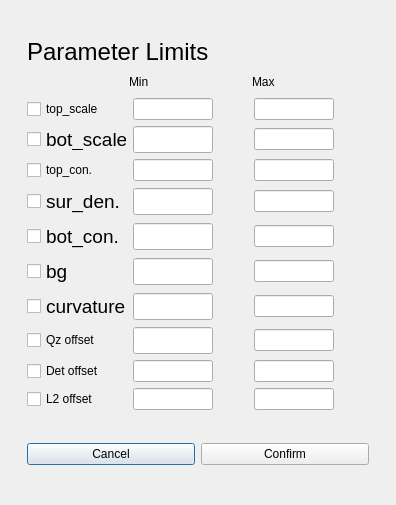
<?xml version="1.0" encoding="UTF-8"?>
<ui version="4.0">
 <class>Dialog</class>
 <widget class="QDialog" name="Dialog">
  <property name="geometry">
   <rect>
    <x>0</x>
    <y>0</y>
    <width>396</width>
    <height>505</height>
   </rect>
  </property>
  <property name="windowTitle">
   <string>Dialog</string>
  </property>
  <layout class="QGridLayout" name="gridLayout">
   <item row="0" column="0">
    <layout class="QVBoxLayout" name="verticalLayout_4">
     <property name="spacing">
      <number>-1</number>
     </property>
     <property name="sizeConstraint">
      <enum>QLayout::SetMaximumSize</enum>
     </property>
     <item>
      <widget class="QLabel" name="label_26">
       <property name="sizePolicy">
        <sizepolicy hsizetype="Preferred" vsizetype="Fixed">
         <horstretch>0</horstretch>
         <verstretch>0</verstretch>
        </sizepolicy>
       </property>
       <property name="minimumSize">
        <size>
         <width>0</width>
         <height>25</height>
        </size>
       </property>
       <property name="text">
        <string>&lt;html&gt;&lt;head/&gt;&lt;body&gt;&lt;p&gt;&lt;span style=&quot; font-size:18pt;&quot;&gt;Parameter Limits&lt;/span&gt;&lt;/p&gt;&lt;/body&gt;&lt;/html&gt;</string>
       </property>
      </widget>
     </item>
     <item>
      <layout class="QHBoxLayout" name="horizontalLayout_7">
       <item>
        <spacer name="horizontalSpacer_24">
         <property name="orientation">
          <enum>Qt::Horizontal</enum>
         </property>
         <property name="sizeType">
          <enum>QSizePolicy::Fixed</enum>
         </property>
         <property name="sizeHint" stdset="0">
          <size>
           <width>100</width>
           <height>20</height>
          </size>
         </property>
        </spacer>
       </item>
       <item>
        <widget class="QLabel" name="label_7">
         <property name="sizePolicy">
          <sizepolicy hsizetype="Fixed" vsizetype="Fixed">
           <horstretch>0</horstretch>
           <verstretch>0</verstretch>
          </sizepolicy>
         </property>
         <property name="minimumSize">
          <size>
           <width>80</width>
           <height>0</height>
          </size>
         </property>
         <property name="maximumSize">
          <size>
           <width>80</width>
           <height>16777215</height>
          </size>
         </property>
         <property name="text">
          <string>Min</string>
         </property>
        </widget>
       </item>
       <item>
        <spacer name="horizontalSpacer_20">
         <property name="orientation">
          <enum>Qt::Horizontal</enum>
         </property>
         <property name="sizeType">
          <enum>QSizePolicy::Fixed</enum>
         </property>
         <property name="sizeHint" stdset="0">
          <size>
           <width>35</width>
           <height>20</height>
          </size>
         </property>
        </spacer>
       </item>
       <item>
        <widget class="QLabel" name="label_2">
         <property name="sizePolicy">
          <sizepolicy hsizetype="Fixed" vsizetype="Fixed">
           <horstretch>0</horstretch>
           <verstretch>0</verstretch>
          </sizepolicy>
         </property>
         <property name="minimumSize">
          <size>
           <width>80</width>
           <height>0</height>
          </size>
         </property>
         <property name="maximumSize">
          <size>
           <width>80</width>
           <height>16777215</height>
          </size>
         </property>
         <property name="text">
          <string>Max</string>
         </property>
        </widget>
       </item>
       <item>
        <spacer name="horizontalSpacer_3">
         <property name="orientation">
          <enum>Qt::Horizontal</enum>
         </property>
         <property name="sizeType">
          <enum>QSizePolicy::Fixed</enum>
         </property>
         <property name="sizeHint" stdset="0">
          <size>
           <width>35</width>
           <height>20</height>
          </size>
         </property>
        </spacer>
       </item>
      </layout>
     </item>
     <item>
      <layout class="QHBoxLayout" name="horizontalLayout_19">
       <item>
        <widget class="QCheckBox" name="flutopscaleCB">
         <property name="sizePolicy">
          <sizepolicy hsizetype="Fixed" vsizetype="Fixed">
           <horstretch>0</horstretch>
           <verstretch>0</verstretch>
          </sizepolicy>
         </property>
         <property name="minimumSize">
          <size>
           <width>95</width>
           <height>0</height>
          </size>
         </property>
         <property name="maximumSize">
          <size>
           <width>100</width>
           <height>16777215</height>
          </size>
         </property>
         <property name="text">
          <string>top_scale</string>
         </property>
         <property name="checked">
          <bool>false</bool>
         </property>
        </widget>
       </item>
       <item>
        <widget class="QLineEdit" name="mintopscaleLE">
         <property name="sizePolicy">
          <sizepolicy hsizetype="Fixed" vsizetype="Fixed">
           <horstretch>0</horstretch>
           <verstretch>0</verstretch>
          </sizepolicy>
         </property>
         <property name="minimumSize">
          <size>
           <width>80</width>
           <height>0</height>
          </size>
         </property>
         <property name="maximumSize">
          <size>
           <width>80</width>
           <height>16777215</height>
          </size>
         </property>
         <property name="text">
          <string/>
         </property>
        </widget>
       </item>
       <item>
        <spacer name="horizontalSpacer_17">
         <property name="orientation">
          <enum>Qt::Horizontal</enum>
         </property>
         <property name="sizeType">
          <enum>QSizePolicy::Fixed</enum>
         </property>
         <property name="sizeHint" stdset="0">
          <size>
           <width>35</width>
           <height>20</height>
          </size>
         </property>
        </spacer>
       </item>
       <item>
        <widget class="QLineEdit" name="maxtopscaleLE">
         <property name="sizePolicy">
          <sizepolicy hsizetype="Fixed" vsizetype="Fixed">
           <horstretch>0</horstretch>
           <verstretch>0</verstretch>
          </sizepolicy>
         </property>
         <property name="minimumSize">
          <size>
           <width>80</width>
           <height>0</height>
          </size>
         </property>
         <property name="maximumSize">
          <size>
           <width>80</width>
           <height>16777215</height>
          </size>
         </property>
        </widget>
       </item>
       <item>
        <spacer name="horizontalSpacer">
         <property name="orientation">
          <enum>Qt::Horizontal</enum>
         </property>
         <property name="sizeType">
          <enum>QSizePolicy::Fixed</enum>
         </property>
         <property name="sizeHint" stdset="0">
          <size>
           <width>35</width>
           <height>20</height>
          </size>
         </property>
        </spacer>
       </item>
      </layout>
     </item>
     <item>
      <layout class="QHBoxLayout" name="horizontalLayout_39">
       <property name="spacing">
        <number>-1</number>
       </property>
       <item>
        <widget class="QCheckBox" name="flubotscaleCB">
         <property name="sizePolicy">
          <sizepolicy hsizetype="Fixed" vsizetype="Fixed">
           <horstretch>0</horstretch>
           <verstretch>0</verstretch>
          </sizepolicy>
         </property>
         <property name="minimumSize">
          <size>
           <width>95</width>
           <height>0</height>
          </size>
         </property>
         <property name="maximumSize">
          <size>
           <width>100</width>
           <height>21</height>
          </size>
         </property>
         <property name="font">
          <font>
           <pointsize>14</pointsize>
          </font>
         </property>
         <property name="text">
          <string>bot_scale</string>
         </property>
         <property name="checked">
          <bool>false</bool>
         </property>
        </widget>
       </item>
       <item>
        <widget class="QLineEdit" name="minbotscaleLE">
         <property name="sizePolicy">
          <sizepolicy hsizetype="Fixed" vsizetype="Fixed">
           <horstretch>0</horstretch>
           <verstretch>0</verstretch>
          </sizepolicy>
         </property>
         <property name="minimumSize">
          <size>
           <width>80</width>
           <height>0</height>
          </size>
         </property>
         <property name="maximumSize">
          <size>
           <width>80</width>
           <height>16777215</height>
          </size>
         </property>
         <property name="font">
          <font>
           <pointsize>12</pointsize>
          </font>
         </property>
         <property name="text">
          <string/>
         </property>
        </widget>
       </item>
       <item>
        <spacer name="horizontalSpacer_18">
         <property name="orientation">
          <enum>Qt::Horizontal</enum>
         </property>
         <property name="sizeType">
          <enum>QSizePolicy::Fixed</enum>
         </property>
         <property name="sizeHint" stdset="0">
          <size>
           <width>35</width>
           <height>20</height>
          </size>
         </property>
        </spacer>
       </item>
       <item>
        <widget class="QLineEdit" name="maxbotscaleLE">
         <property name="sizePolicy">
          <sizepolicy hsizetype="Fixed" vsizetype="Fixed">
           <horstretch>0</horstretch>
           <verstretch>0</verstretch>
          </sizepolicy>
         </property>
         <property name="minimumSize">
          <size>
           <width>80</width>
           <height>0</height>
          </size>
         </property>
         <property name="maximumSize">
          <size>
           <width>80</width>
           <height>16777215</height>
          </size>
         </property>
        </widget>
       </item>
       <item>
        <spacer name="horizontalSpacer_2">
         <property name="orientation">
          <enum>Qt::Horizontal</enum>
         </property>
         <property name="sizeType">
          <enum>QSizePolicy::Fixed</enum>
         </property>
         <property name="sizeHint" stdset="0">
          <size>
           <width>35</width>
           <height>20</height>
          </size>
         </property>
        </spacer>
       </item>
      </layout>
     </item>
     <item>
      <layout class="QHBoxLayout" name="horizontalLayout_9">
       <item>
        <widget class="QCheckBox" name="flutopbulkCB">
         <property name="sizePolicy">
          <sizepolicy hsizetype="Fixed" vsizetype="Fixed">
           <horstretch>0</horstretch>
           <verstretch>0</verstretch>
          </sizepolicy>
         </property>
         <property name="minimumSize">
          <size>
           <width>95</width>
           <height>0</height>
          </size>
         </property>
         <property name="maximumSize">
          <size>
           <width>100</width>
           <height>16777215</height>
          </size>
         </property>
         <property name="text">
          <string>top_con.</string>
         </property>
         <property name="checked">
          <bool>false</bool>
         </property>
        </widget>
       </item>
       <item>
        <widget class="QLineEdit" name="mintopbulkLE">
         <property name="sizePolicy">
          <sizepolicy hsizetype="Fixed" vsizetype="Fixed">
           <horstretch>0</horstretch>
           <verstretch>0</verstretch>
          </sizepolicy>
         </property>
         <property name="minimumSize">
          <size>
           <width>80</width>
           <height>0</height>
          </size>
         </property>
         <property name="maximumSize">
          <size>
           <width>80</width>
           <height>16777215</height>
          </size>
         </property>
         <property name="text">
          <string/>
         </property>
        </widget>
       </item>
       <item>
        <spacer name="horizontalSpacer_4">
         <property name="orientation">
          <enum>Qt::Horizontal</enum>
         </property>
         <property name="sizeType">
          <enum>QSizePolicy::Fixed</enum>
         </property>
         <property name="sizeHint" stdset="0">
          <size>
           <width>35</width>
           <height>20</height>
          </size>
         </property>
        </spacer>
       </item>
       <item>
        <widget class="QLineEdit" name="maxtopbulkLE">
         <property name="sizePolicy">
          <sizepolicy hsizetype="Fixed" vsizetype="Fixed">
           <horstretch>0</horstretch>
           <verstretch>0</verstretch>
          </sizepolicy>
         </property>
         <property name="minimumSize">
          <size>
           <width>80</width>
           <height>0</height>
          </size>
         </property>
         <property name="maximumSize">
          <size>
           <width>80</width>
           <height>16777215</height>
          </size>
         </property>
        </widget>
       </item>
       <item>
        <spacer name="horizontalSpacer_21">
         <property name="orientation">
          <enum>Qt::Horizontal</enum>
         </property>
         <property name="sizeType">
          <enum>QSizePolicy::Fixed</enum>
         </property>
         <property name="sizeHint" stdset="0">
          <size>
           <width>35</width>
           <height>20</height>
          </size>
         </property>
        </spacer>
       </item>
      </layout>
     </item>
     <item>
      <layout class="QHBoxLayout" name="horizontalLayout_13">
       <item>
        <widget class="QCheckBox" name="flusurdCB">
         <property name="sizePolicy">
          <sizepolicy hsizetype="Fixed" vsizetype="Fixed">
           <horstretch>0</horstretch>
           <verstretch>0</verstretch>
          </sizepolicy>
         </property>
         <property name="minimumSize">
          <size>
           <width>95</width>
           <height>0</height>
          </size>
         </property>
         <property name="maximumSize">
          <size>
           <width>100</width>
           <height>16777215</height>
          </size>
         </property>
         <property name="font">
          <font>
           <pointsize>14</pointsize>
          </font>
         </property>
         <property name="text">
          <string>sur_den.</string>
         </property>
         <property name="checked">
          <bool>false</bool>
         </property>
        </widget>
       </item>
       <item>
        <widget class="QLineEdit" name="minsurdLE">
         <property name="sizePolicy">
          <sizepolicy hsizetype="Fixed" vsizetype="Fixed">
           <horstretch>0</horstretch>
           <verstretch>0</verstretch>
          </sizepolicy>
         </property>
         <property name="minimumSize">
          <size>
           <width>80</width>
           <height>0</height>
          </size>
         </property>
         <property name="maximumSize">
          <size>
           <width>80</width>
           <height>16777215</height>
          </size>
         </property>
         <property name="font">
          <font>
           <pointsize>12</pointsize>
          </font>
         </property>
         <property name="text">
          <string/>
         </property>
        </widget>
       </item>
       <item>
        <spacer name="horizontalSpacer_11">
         <property name="orientation">
          <enum>Qt::Horizontal</enum>
         </property>
         <property name="sizeType">
          <enum>QSizePolicy::Fixed</enum>
         </property>
         <property name="sizeHint" stdset="0">
          <size>
           <width>35</width>
           <height>20</height>
          </size>
         </property>
        </spacer>
       </item>
       <item>
        <widget class="QLineEdit" name="maxsurdLE">
         <property name="sizePolicy">
          <sizepolicy hsizetype="Fixed" vsizetype="Fixed">
           <horstretch>0</horstretch>
           <verstretch>0</verstretch>
          </sizepolicy>
         </property>
         <property name="minimumSize">
          <size>
           <width>80</width>
           <height>0</height>
          </size>
         </property>
         <property name="maximumSize">
          <size>
           <width>80</width>
           <height>16777215</height>
          </size>
         </property>
        </widget>
       </item>
       <item>
        <spacer name="horizontalSpacer_22">
         <property name="orientation">
          <enum>Qt::Horizontal</enum>
         </property>
         <property name="sizeType">
          <enum>QSizePolicy::Fixed</enum>
         </property>
         <property name="sizeHint" stdset="0">
          <size>
           <width>35</width>
           <height>20</height>
          </size>
         </property>
        </spacer>
       </item>
      </layout>
     </item>
     <item>
      <layout class="QHBoxLayout" name="horizontalLayout_6">
       <item>
        <widget class="QCheckBox" name="flubotbulkCB">
         <property name="sizePolicy">
          <sizepolicy hsizetype="Fixed" vsizetype="Fixed">
           <horstretch>0</horstretch>
           <verstretch>0</verstretch>
          </sizepolicy>
         </property>
         <property name="minimumSize">
          <size>
           <width>95</width>
           <height>0</height>
          </size>
         </property>
         <property name="maximumSize">
          <size>
           <width>100</width>
           <height>16777215</height>
          </size>
         </property>
         <property name="font">
          <font>
           <pointsize>14</pointsize>
          </font>
         </property>
         <property name="text">
          <string>bot_con.</string>
         </property>
         <property name="checked">
          <bool>false</bool>
         </property>
        </widget>
       </item>
       <item>
        <widget class="QLineEdit" name="minbotbulkLE">
         <property name="sizePolicy">
          <sizepolicy hsizetype="Fixed" vsizetype="Fixed">
           <horstretch>0</horstretch>
           <verstretch>0</verstretch>
          </sizepolicy>
         </property>
         <property name="minimumSize">
          <size>
           <width>80</width>
           <height>0</height>
          </size>
         </property>
         <property name="maximumSize">
          <size>
           <width>80</width>
           <height>16777215</height>
          </size>
         </property>
         <property name="font">
          <font>
           <pointsize>12</pointsize>
          </font>
         </property>
         <property name="text">
          <string/>
         </property>
        </widget>
       </item>
       <item>
        <spacer name="horizontalSpacer_12">
         <property name="orientation">
          <enum>Qt::Horizontal</enum>
         </property>
         <property name="sizeType">
          <enum>QSizePolicy::Fixed</enum>
         </property>
         <property name="sizeHint" stdset="0">
          <size>
           <width>35</width>
           <height>20</height>
          </size>
         </property>
        </spacer>
       </item>
       <item>
        <widget class="QLineEdit" name="maxbotbulkLE">
         <property name="sizePolicy">
          <sizepolicy hsizetype="Fixed" vsizetype="Fixed">
           <horstretch>0</horstretch>
           <verstretch>0</verstretch>
          </sizepolicy>
         </property>
         <property name="minimumSize">
          <size>
           <width>80</width>
           <height>0</height>
          </size>
         </property>
         <property name="maximumSize">
          <size>
           <width>80</width>
           <height>16777215</height>
          </size>
         </property>
        </widget>
       </item>
       <item>
        <spacer name="horizontalSpacer_23">
         <property name="orientation">
          <enum>Qt::Horizontal</enum>
         </property>
         <property name="sizeType">
          <enum>QSizePolicy::Fixed</enum>
         </property>
         <property name="sizeHint" stdset="0">
          <size>
           <width>35</width>
           <height>20</height>
          </size>
         </property>
        </spacer>
       </item>
      </layout>
     </item>
     <item>
      <layout class="QHBoxLayout" name="horizontalLayout_10">
       <item>
        <widget class="QCheckBox" name="flubgCB">
         <property name="sizePolicy">
          <sizepolicy hsizetype="Minimum" vsizetype="Fixed">
           <horstretch>0</horstretch>
           <verstretch>0</verstretch>
          </sizepolicy>
         </property>
         <property name="minimumSize">
          <size>
           <width>100</width>
           <height>0</height>
          </size>
         </property>
         <property name="maximumSize">
          <size>
           <width>100</width>
           <height>16777215</height>
          </size>
         </property>
         <property name="font">
          <font>
           <pointsize>14</pointsize>
          </font>
         </property>
         <property name="text">
          <string>bg</string>
         </property>
         <property name="checked">
          <bool>false</bool>
         </property>
        </widget>
       </item>
       <item>
        <widget class="QLineEdit" name="minbgLE">
         <property name="sizePolicy">
          <sizepolicy hsizetype="Fixed" vsizetype="Fixed">
           <horstretch>0</horstretch>
           <verstretch>0</verstretch>
          </sizepolicy>
         </property>
         <property name="minimumSize">
          <size>
           <width>80</width>
           <height>0</height>
          </size>
         </property>
         <property name="maximumSize">
          <size>
           <width>80</width>
           <height>16777215</height>
          </size>
         </property>
         <property name="font">
          <font>
           <pointsize>12</pointsize>
          </font>
         </property>
         <property name="text">
          <string/>
         </property>
        </widget>
       </item>
       <item>
        <spacer name="horizontalSpacer_19">
         <property name="orientation">
          <enum>Qt::Horizontal</enum>
         </property>
         <property name="sizeType">
          <enum>QSizePolicy::Fixed</enum>
         </property>
         <property name="sizeHint" stdset="0">
          <size>
           <width>35</width>
           <height>20</height>
          </size>
         </property>
        </spacer>
       </item>
       <item>
        <widget class="QLineEdit" name="maxbgLE">
         <property name="sizePolicy">
          <sizepolicy hsizetype="Fixed" vsizetype="Fixed">
           <horstretch>0</horstretch>
           <verstretch>0</verstretch>
          </sizepolicy>
         </property>
         <property name="minimumSize">
          <size>
           <width>80</width>
           <height>0</height>
          </size>
         </property>
         <property name="maximumSize">
          <size>
           <width>80</width>
           <height>16777215</height>
          </size>
         </property>
        </widget>
       </item>
       <item>
        <spacer name="horizontalSpacer_25">
         <property name="orientation">
          <enum>Qt::Horizontal</enum>
         </property>
         <property name="sizeType">
          <enum>QSizePolicy::Fixed</enum>
         </property>
         <property name="sizeHint" stdset="0">
          <size>
           <width>35</width>
           <height>20</height>
          </size>
         </property>
        </spacer>
       </item>
      </layout>
     </item>
     <item>
      <layout class="QHBoxLayout" name="horizontalLayout_14">
       <item>
        <widget class="QCheckBox" name="flucurvCB">
         <property name="sizePolicy">
          <sizepolicy hsizetype="Fixed" vsizetype="Fixed">
           <horstretch>0</horstretch>
           <verstretch>0</verstretch>
          </sizepolicy>
         </property>
         <property name="minimumSize">
          <size>
           <width>100</width>
           <height>0</height>
          </size>
         </property>
         <property name="maximumSize">
          <size>
           <width>100</width>
           <height>16777215</height>
          </size>
         </property>
         <property name="font">
          <font>
           <pointsize>14</pointsize>
          </font>
         </property>
         <property name="text">
          <string>curvature</string>
         </property>
        </widget>
       </item>
       <item>
        <widget class="QLineEdit" name="mincurvLE">
         <property name="sizePolicy">
          <sizepolicy hsizetype="Fixed" vsizetype="Fixed">
           <horstretch>0</horstretch>
           <verstretch>0</verstretch>
          </sizepolicy>
         </property>
         <property name="minimumSize">
          <size>
           <width>80</width>
           <height>0</height>
          </size>
         </property>
         <property name="maximumSize">
          <size>
           <width>80</width>
           <height>16777215</height>
          </size>
         </property>
         <property name="font">
          <font>
           <pointsize>12</pointsize>
          </font>
         </property>
         <property name="text">
          <string/>
         </property>
        </widget>
       </item>
       <item>
        <spacer name="horizontalSpacer_13">
         <property name="orientation">
          <enum>Qt::Horizontal</enum>
         </property>
         <property name="sizeType">
          <enum>QSizePolicy::Fixed</enum>
         </property>
         <property name="sizeHint" stdset="0">
          <size>
           <width>35</width>
           <height>20</height>
          </size>
         </property>
        </spacer>
       </item>
       <item>
        <widget class="QLineEdit" name="maxcurvLE">
         <property name="sizePolicy">
          <sizepolicy hsizetype="Fixed" vsizetype="Fixed">
           <horstretch>0</horstretch>
           <verstretch>0</verstretch>
          </sizepolicy>
         </property>
         <property name="minimumSize">
          <size>
           <width>80</width>
           <height>0</height>
          </size>
         </property>
         <property name="maximumSize">
          <size>
           <width>80</width>
           <height>16777215</height>
          </size>
         </property>
        </widget>
       </item>
       <item>
        <spacer name="horizontalSpacer_26">
         <property name="orientation">
          <enum>Qt::Horizontal</enum>
         </property>
         <property name="sizeType">
          <enum>QSizePolicy::Fixed</enum>
         </property>
         <property name="sizeHint" stdset="0">
          <size>
           <width>35</width>
           <height>20</height>
          </size>
         </property>
        </spacer>
       </item>
      </layout>
     </item>
     <item>
      <layout class="QHBoxLayout" name="horizontalLayout_11">
       <item>
        <widget class="QCheckBox" name="fluqoffCB">
         <property name="sizePolicy">
          <sizepolicy hsizetype="Fixed" vsizetype="Fixed">
           <horstretch>0</horstretch>
           <verstretch>0</verstretch>
          </sizepolicy>
         </property>
         <property name="minimumSize">
          <size>
           <width>100</width>
           <height>0</height>
          </size>
         </property>
         <property name="maximumSize">
          <size>
           <width>100</width>
           <height>16777215</height>
          </size>
         </property>
         <property name="text">
          <string>Qz offset</string>
         </property>
        </widget>
       </item>
       <item>
        <widget class="QLineEdit" name="minqoffLE">
         <property name="sizePolicy">
          <sizepolicy hsizetype="Fixed" vsizetype="Fixed">
           <horstretch>0</horstretch>
           <verstretch>0</verstretch>
          </sizepolicy>
         </property>
         <property name="minimumSize">
          <size>
           <width>80</width>
           <height>0</height>
          </size>
         </property>
         <property name="maximumSize">
          <size>
           <width>80</width>
           <height>16777215</height>
          </size>
         </property>
         <property name="font">
          <font>
           <pointsize>12</pointsize>
          </font>
         </property>
         <property name="text">
          <string/>
         </property>
        </widget>
       </item>
       <item>
        <spacer name="horizontalSpacer_14">
         <property name="orientation">
          <enum>Qt::Horizontal</enum>
         </property>
         <property name="sizeType">
          <enum>QSizePolicy::Fixed</enum>
         </property>
         <property name="sizeHint" stdset="0">
          <size>
           <width>35</width>
           <height>20</height>
          </size>
         </property>
        </spacer>
       </item>
       <item>
        <widget class="QLineEdit" name="maxqoffLE">
         <property name="sizePolicy">
          <sizepolicy hsizetype="Fixed" vsizetype="Fixed">
           <horstretch>0</horstretch>
           <verstretch>0</verstretch>
          </sizepolicy>
         </property>
         <property name="minimumSize">
          <size>
           <width>80</width>
           <height>0</height>
          </size>
         </property>
         <property name="maximumSize">
          <size>
           <width>80</width>
           <height>16777215</height>
          </size>
         </property>
        </widget>
       </item>
       <item>
        <spacer name="horizontalSpacer_27">
         <property name="orientation">
          <enum>Qt::Horizontal</enum>
         </property>
         <property name="sizeType">
          <enum>QSizePolicy::Fixed</enum>
         </property>
         <property name="sizeHint" stdset="0">
          <size>
           <width>35</width>
           <height>20</height>
          </size>
         </property>
        </spacer>
       </item>
      </layout>
     </item>
     <item>
      <layout class="QHBoxLayout" name="horizontalLayout_15">
       <item>
        <widget class="QCheckBox" name="flusoffCB">
         <property name="sizePolicy">
          <sizepolicy hsizetype="Fixed" vsizetype="Fixed">
           <horstretch>0</horstretch>
           <verstretch>0</verstretch>
          </sizepolicy>
         </property>
         <property name="minimumSize">
          <size>
           <width>100</width>
           <height>0</height>
          </size>
         </property>
         <property name="maximumSize">
          <size>
           <width>100</width>
           <height>16777215</height>
          </size>
         </property>
         <property name="text">
          <string>Det offset</string>
         </property>
        </widget>
       </item>
       <item>
        <widget class="QLineEdit" name="minsoffLE">
         <property name="sizePolicy">
          <sizepolicy hsizetype="Fixed" vsizetype="Fixed">
           <horstretch>0</horstretch>
           <verstretch>0</verstretch>
          </sizepolicy>
         </property>
         <property name="minimumSize">
          <size>
           <width>80</width>
           <height>0</height>
          </size>
         </property>
         <property name="maximumSize">
          <size>
           <width>80</width>
           <height>16777215</height>
          </size>
         </property>
         <property name="text">
          <string/>
         </property>
        </widget>
       </item>
       <item>
        <spacer name="horizontalSpacer_28">
         <property name="orientation">
          <enum>Qt::Horizontal</enum>
         </property>
         <property name="sizeType">
          <enum>QSizePolicy::Fixed</enum>
         </property>
         <property name="sizeHint" stdset="0">
          <size>
           <width>35</width>
           <height>20</height>
          </size>
         </property>
        </spacer>
       </item>
       <item>
        <widget class="QLineEdit" name="maxsoffLE">
         <property name="sizePolicy">
          <sizepolicy hsizetype="Fixed" vsizetype="Fixed">
           <horstretch>0</horstretch>
           <verstretch>0</verstretch>
          </sizepolicy>
         </property>
         <property name="minimumSize">
          <size>
           <width>80</width>
           <height>0</height>
          </size>
         </property>
         <property name="maximumSize">
          <size>
           <width>80</width>
           <height>16777215</height>
          </size>
         </property>
        </widget>
       </item>
       <item>
        <spacer name="horizontalSpacer_29">
         <property name="orientation">
          <enum>Qt::Horizontal</enum>
         </property>
         <property name="sizeType">
          <enum>QSizePolicy::Fixed</enum>
         </property>
         <property name="sizeHint" stdset="0">
          <size>
           <width>35</width>
           <height>20</height>
          </size>
         </property>
        </spacer>
       </item>
      </layout>
     </item>
     <item>
      <layout class="QHBoxLayout" name="horizontalLayout_12">
       <item>
        <widget class="QCheckBox" name="fluloffCB">
         <property name="sizePolicy">
          <sizepolicy hsizetype="Fixed" vsizetype="Fixed">
           <horstretch>0</horstretch>
           <verstretch>0</verstretch>
          </sizepolicy>
         </property>
         <property name="minimumSize">
          <size>
           <width>100</width>
           <height>0</height>
          </size>
         </property>
         <property name="maximumSize">
          <size>
           <width>100</width>
           <height>16777215</height>
          </size>
         </property>
         <property name="text">
          <string>L2 offset</string>
         </property>
        </widget>
       </item>
       <item>
        <widget class="QLineEdit" name="minloffLE">
         <property name="sizePolicy">
          <sizepolicy hsizetype="Fixed" vsizetype="Fixed">
           <horstretch>0</horstretch>
           <verstretch>0</verstretch>
          </sizepolicy>
         </property>
         <property name="minimumSize">
          <size>
           <width>80</width>
           <height>0</height>
          </size>
         </property>
         <property name="maximumSize">
          <size>
           <width>80</width>
           <height>16777215</height>
          </size>
         </property>
         <property name="text">
          <string/>
         </property>
        </widget>
       </item>
       <item>
        <spacer name="horizontalSpacer_30">
         <property name="orientation">
          <enum>Qt::Horizontal</enum>
         </property>
         <property name="sizeType">
          <enum>QSizePolicy::Fixed</enum>
         </property>
         <property name="sizeHint" stdset="0">
          <size>
           <width>35</width>
           <height>20</height>
          </size>
         </property>
        </spacer>
       </item>
       <item>
        <widget class="QLineEdit" name="maxloffLE">
         <property name="sizePolicy">
          <sizepolicy hsizetype="Fixed" vsizetype="Fixed">
           <horstretch>0</horstretch>
           <verstretch>0</verstretch>
          </sizepolicy>
         </property>
         <property name="minimumSize">
          <size>
           <width>80</width>
           <height>0</height>
          </size>
         </property>
         <property name="maximumSize">
          <size>
           <width>80</width>
           <height>16777215</height>
          </size>
         </property>
        </widget>
       </item>
       <item>
        <spacer name="horizontalSpacer_31">
         <property name="orientation">
          <enum>Qt::Horizontal</enum>
         </property>
         <property name="sizeType">
          <enum>QSizePolicy::Fixed</enum>
         </property>
         <property name="sizeHint" stdset="0">
          <size>
           <width>35</width>
           <height>20</height>
          </size>
         </property>
        </spacer>
       </item>
      </layout>
     </item>
    </layout>
   </item>
   <item row="1" column="0">
    <layout class="QHBoxLayout" name="horizontalLayout_16">
     <item>
      <widget class="QPushButton" name="cancelPB">
       <property name="text">
        <string>Cancel</string>
       </property>
      </widget>
     </item>
     <item>
      <widget class="QPushButton" name="confirmPB">
       <property name="text">
        <string>Confirm</string>
       </property>
      </widget>
     </item>
    </layout>
   </item>
  </layout>
 </widget>
 <resources/>
 <connections/>
</ui>
